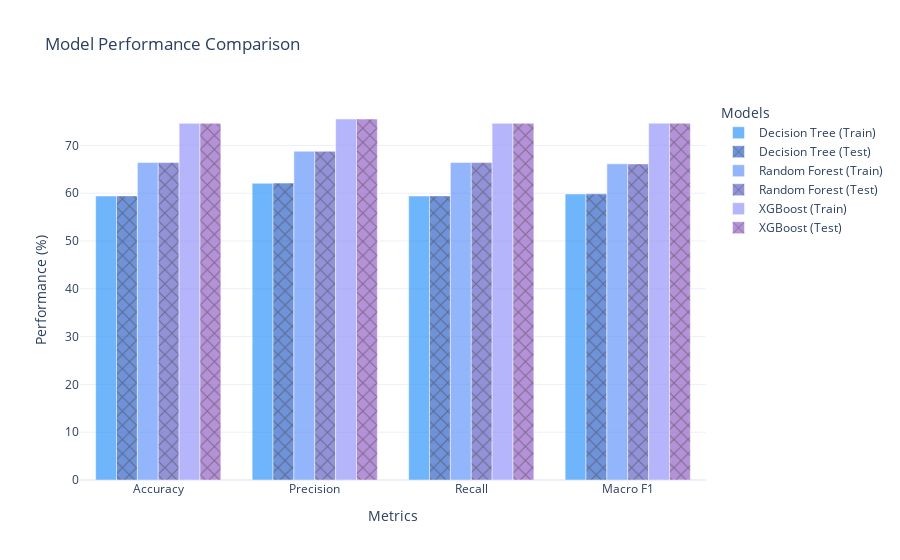

This figure's notebook cell:
### Code cell
import plotly.graph_objects as go
import numpy as np

# Data for plotting
metrics = ['Accuracy', 'Precision', 'Recall', 'Macro F1']
models = ['Decision Tree', 'Random Forest', 'XGBoost']

# Train data
train_data = {
    'Decision Tree': [59.412724, 62.082146, 59.411835, 59.846393],
    'Random Forest': [66.417432, 68.791961, 66.419161, 66.145443],
    'XGBoost': [74.6318, 75.5281, 74.6319, 74.6642]
}

# Test data
test_data = {
    'Decision Tree': [59.440134, 62.112163, 59.443693, 59.871125],
    'Random Forest': [66.414228, 68.776270, 66.407327, 66.138819],
    'XGBoost': [74.6207, 75.5101, 74.6205, 74.6515]
}

# Convert to arrays
train_values = np.array(list(train_data.values()))
test_values = np.array(list(test_data.values()))

# Create bar plot
fig = go.Figure()

# Add bars for train and test data
for i, model in enumerate(models):
    fig.add_trace(go.Bar(
        x=metrics,
        y=train_values[i],
        name=f'{model} (Train)',
        marker=dict(color=f'rgba({50 + i * 50},150,250,0.7)')
    ))
    fig.add_trace(go.Bar(
        x=metrics,
        y=test_values[i],
        name=f'{model} (Test)',
        marker=dict(color=f'rgba({50 + i * 50},100,200,0.7)', pattern=dict(shape="x"))
    ))

# Layout customization
fig.update_layout(
    title="Model Performance Comparison",
    xaxis_title="Metrics",
    yaxis_title="Performance (%)",
    barmode='group',
    legend=dict(title="Models"),
    template="plotly_white"
)

# Show the plot
fig.show()

### Figure 1 — Plotly figure (JSON) as saved in the notebook; plotly's stock layout.template omitted (floating-point values rounded to 4 significant figures)
{"data": [{"marker": {"color": "rgba(50,150,250,0.7)"}, "name": "Decision Tree (Train)", "type": "bar", "x": ["Accuracy", "Precision", "Recall", "Macro F1"], "y": [59.41, 62.08, 59.41, 59.85]}, {"marker": {"color": "rgba(50,100,200,0.7)", "pattern": {"shape": "x"}}, "name": "Decision Tree (Test)", "type": "bar", "x": ["Accuracy", "Precision", "Recall", "Macro F1"], "y": [59.44, 62.11, 59.44, 59.87]}, {"marker": {"color": "rgba(100,150,250,0.7)"}, "name": "Random Forest (Train)", "type": "bar", "x": ["Accuracy", "Precision", "Recall", "Macro F1"], "y": [66.42, 68.79, 66.42, 66.15]}, {"marker": {"color": "rgba(100,100,200,0.7)", "pattern": {"shape": "x"}}, "name": "Random Forest (Test)", "type": "bar", "x": ["Accuracy", "Precision", "Recall", "Macro F1"], "y": [66.41, 68.78, 66.41, 66.14]}, {"marker": {"color": "rgba(150,150,250,0.7)"}, "name": "XGBoost (Train)", "type": "bar", "x": ["Accuracy", "Precision", "Recall", "Macro F1"], "y": [74.63, 75.53, 74.63, 74.66]}, {"marker": {"color": "rgba(150,100,200,0.7)", "pattern": {"shape": "x"}}, "name": "XGBoost (Test)", "type": "bar", "x": ["Accuracy", "Precision", "Recall", "Macro F1"], "y": [74.62, 75.51, 74.62, 74.65]}], "layout": {"barmode": "group", "legend": {"title": {"text": "Models"}}, "title": {"text": "Model Performance Comparison"}, "xaxis": {"title": {"text": "Metrics"}}, "yaxis": {"title": {"text": "Performance (%)"}}}}
